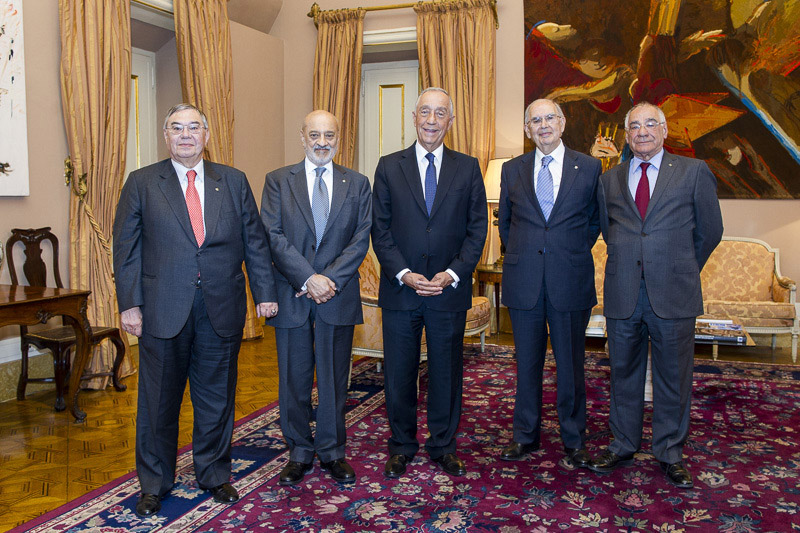
#> input picture TP9/Aula_9_files/faces/faces (1).jpg, 800 x 533 px; its folder holds only this picture in this run
$ python exercise_2.py
#> lines starting #> are read from the running program, lines starting #| are printed output that depends on the picture
import cv2 as cv
import numpy as np
from matplotlib import pyplot as plt
import os

def main():
    # Assign directory
    directory = r'Aula_9_files/faces'

    "assing cacade model"
    detectorFilename = "haarcascade_frontalface_default.xml"
    haar = cv.CascadeClassifier("Aula_9_files/models/" + detectorFilename)

    # Iterate over files in directory
    for name in os.listdir(directory):
        print('Aula_9_files/faces/' + str(name))

        original_img = cv.imread('Aula_9_files/faces/' + str(name))
#> original_img is the input picture: shape (533, 800, 3); mean B, G, R 74.3, 81.7, 101.5
        assert original_img is not None, "file could not be read, check with os.path.exists()"
        original_img = cv.cvtColor(original_img, cv.COLOR_RGB2BGR)
        face_rects = haar.detectMultiScale(
        original_img,
        scaleFactor = 1.4,
        minSize = (20, 20),
        maxSize = (100,100) )
#> face_rects = [[521, 100, 47, 47], [153, 104, 66, 66]]


        for rect in face_rects:
            cv.rectangle(original_img, rect, (255, 0, 0), 2)
#> this loop made 2 passes
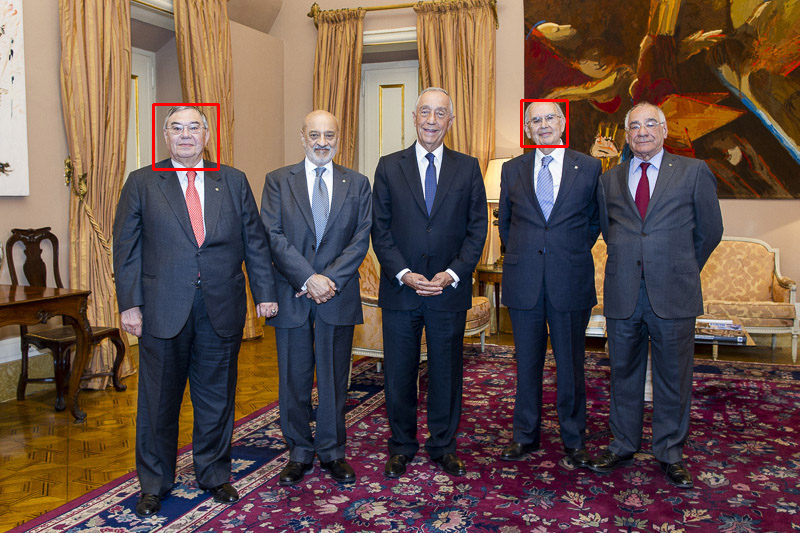
#> original_img: shape (533, 800, 3); mean R, G, B 101.9, 81.3, 74

        plt.imshow(original_img)
        plt.axis('off')
        plt.show()


if __name__ == "__main__":
    main()

$ run again, on TP9/Aula_9_files/faces/faces (6).jpg
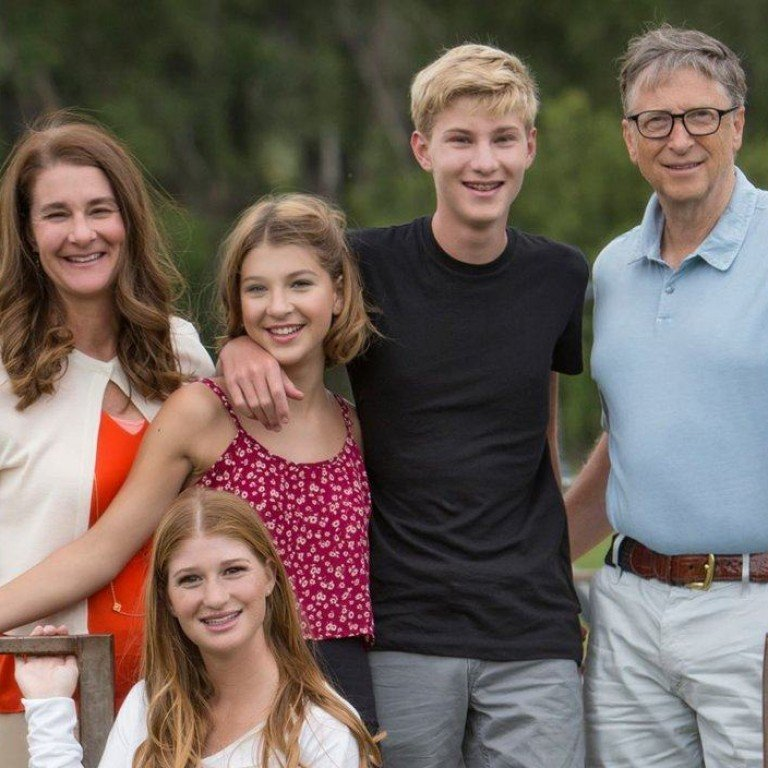
#> input picture TP9/Aula_9_files/faces/faces (6).jpg, 768 x 768 px
#> in main, original_img is the input picture: shape (768, 768, 3); mean B, G, R 91.8, 99.2, 113
#> face_rects = [[31, 176, 92, 92], [231, 254, 92, 92], [165, 542, 92, 92]]
#> the loop in main, `for rect in face_rects:` made 3 passes
#> after the loop in main, `for rect in face_rects:`:
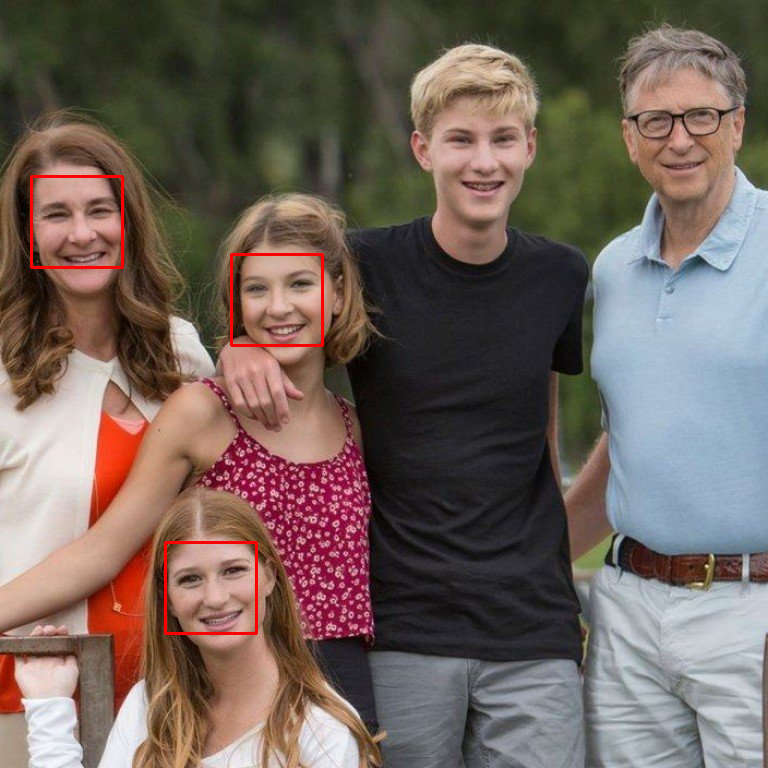
#> original_img: shape (768, 768, 3); mean R, G, B 113.7, 98.6, 91.3

$ run again, on TP9/Aula_9_files/faces/faces (7).jpg
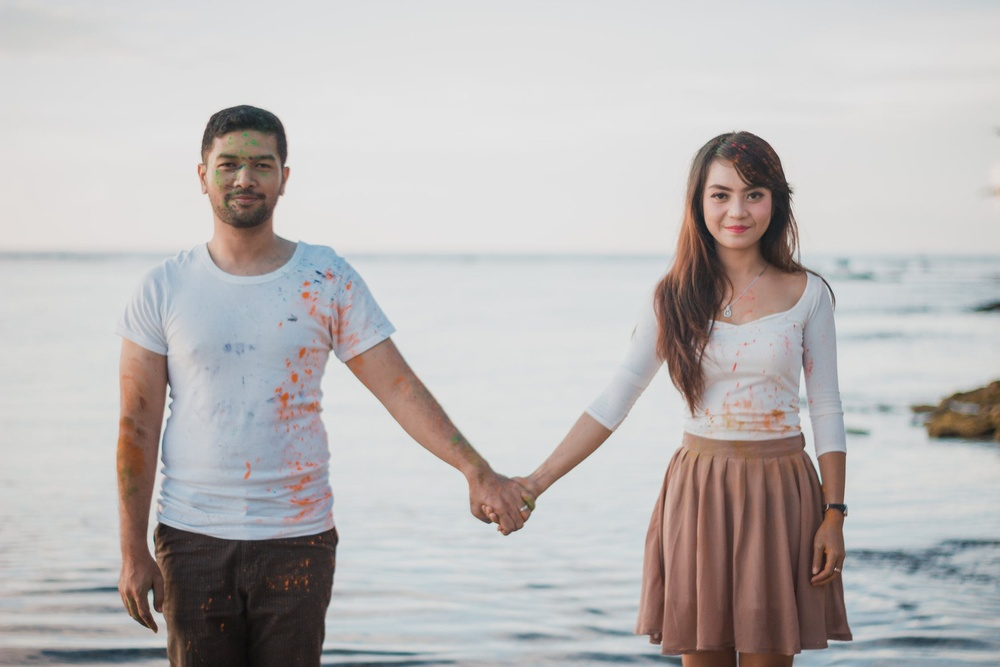
#> input picture TP9/Aula_9_files/faces/faces (7).jpg, 1000 x 667 px, shrunk from 2250 x 1500 before the run
#> in main, original_img is the input picture: shape (667, 1000, 3); mean B, G, R 183.7, 184.3, 187.7
#> face_rects = [[199, 130, 92, 92], [687, 160, 92, 92]]
#> the loop in main, `for rect in face_rects:` made 2 passes
#> after the loop in main, `for rect in face_rects:`:
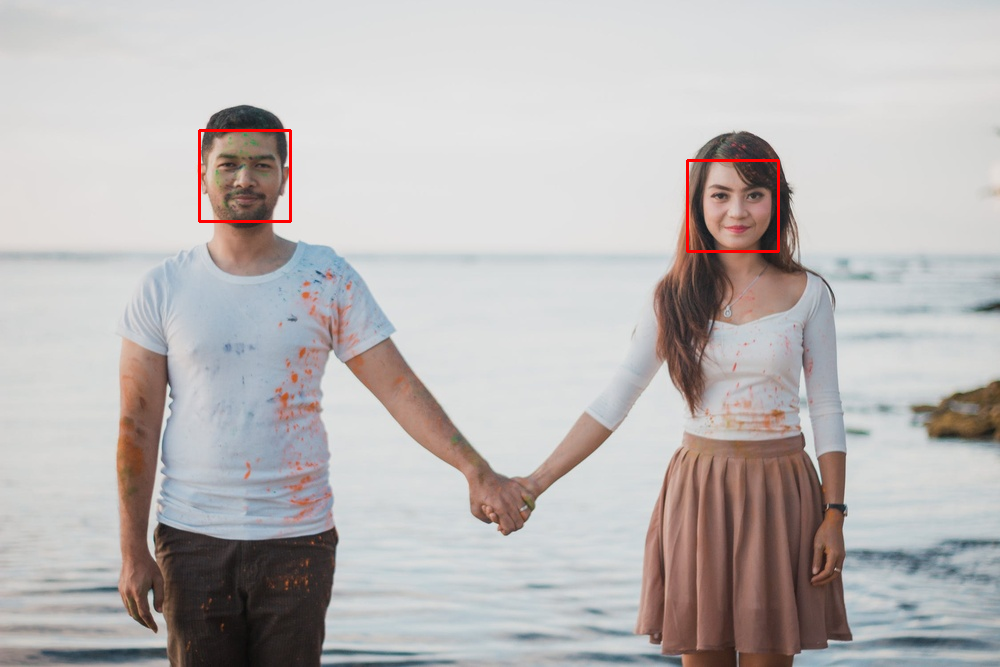
#> original_img: shape (667, 1000, 3); mean R, G, B 188.1, 183.9, 183.3

$ run again, on TP9/Aula_9_files/faces/faces (2).jpg
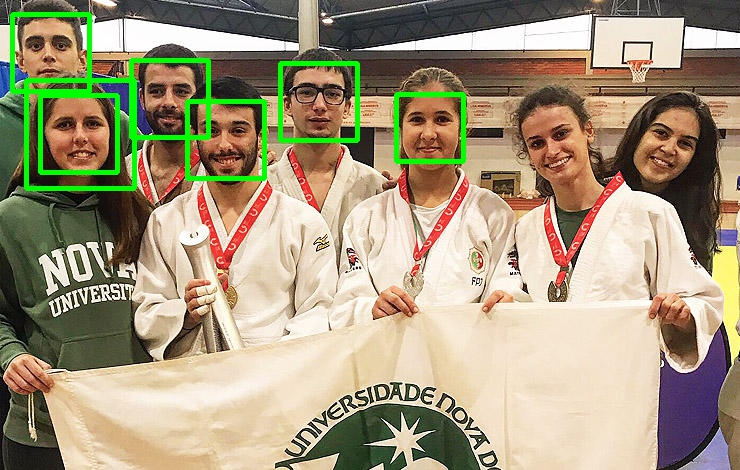
#> input picture TP9/Aula_9_files/faces/faces (2).jpg, 740 x 470 px
#> in main, original_img is the input picture: shape (470, 740, 3); mean B, G, R 124.6, 151.6, 163.7
#> face_rects = [[15, 19, 66, 66], [136, 67, 66, 66], [287, 68, 66, 66], [396, 96, 66, 66], [47, 100, 66, 66], [195, 106, 66, 66], [636, 111, 66, 66], [272, 53, 92, 92], [383, 85, 92, 92], [33, 88, 92, 92]]
#> the loop in main, `for rect in face_rects:` made 10 passes
#> after the loop in main, `for rect in face_rects:`:
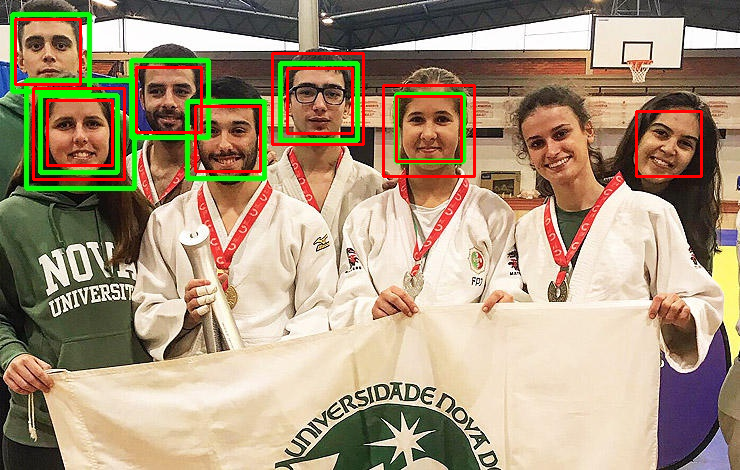
#> original_img: shape (470, 740, 3); mean R, G, B 167.6, 148.9, 123.1
